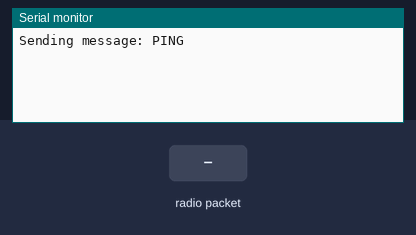
Bench run of a sketch on a simulated Arduino Uno, built with avr-gcc and run on an emulated ATmega328P. On the bench: the last lines printed to the serial monitor. The inputs (shaded band) are chosen by the test bench. No radio packets arrive unless stated.

Above: at 1.2 s.
1.3 s: radio packet "1" arrives
At 1.9 s:
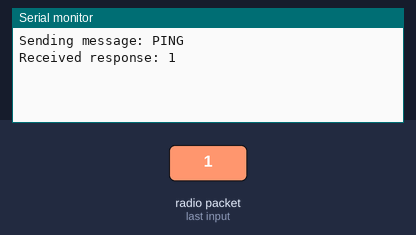
2.8 s: radio packet "0" arrives
At 3.6 s:
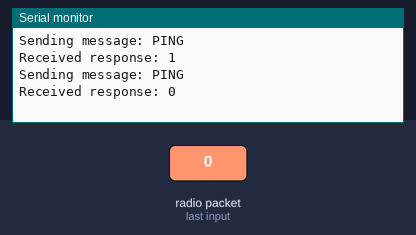
4.3 s: radio packet "2" arrives
At 5.1 s:
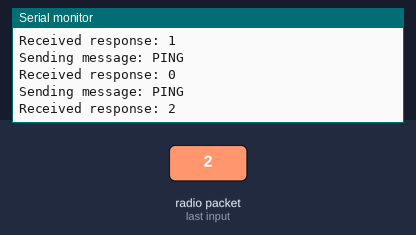

Measured:
- after the input at 1.3 s, the serial monitor: prints a new line at once (image 1)
- after the input at 2.8 s, the serial monitor: prints a new line at once (image 2)
- after the input at 4.3 s, the serial monitor: prints a new line at once (image 3)

The sketch:

demo04.ino
```cpp
#include <SPI.h>
#include <RF24.h>

#define CE_PIN 10
#define CSN_PIN 11

const uint8_t MESSAGE_SIZE = 32;
const uint8_t MAX_RETRIES = 5;
const uint32_t MESSAGE_TIMEOUT = 5000; // 5 second timeout for receiving a message

// Define the radio number and pipe addresses for each device
const uint8_t RADIO_NUMBER = 0;              // Radio number used by the device
const uint64_t MASTER_PIPE = 0xE8E8F0F0E1LL; // Master pipe address
const uint64_t SLAVE_PIPE = 0xE8E8F0F0E2LL;  // Slave pipe address

// Define the RF24 radio object
RF24 radio(CE_PIN, CSN_PIN); // CE, CSN

// Function declarations
void initializeSerial();
void initializeRadio();
void setRadioAddresses();
bool sendMessage(char *message);
bool sendResponse(char *response);
bool receiveMessage(char *messageBuffer, uint8_t bufferSize);
bool waitForMessage(char *messageBuffer, uint8_t bufferSize);
bool sendAndWaitForResponse(const char *message, char *responseBuffer);
bool waitForMessageAndSendResponse(const char *messageBuffer, const char *response);

void setup()
{
    initializeSerial();
    initializeRadio();
    setRadioAddresses();
    radio.startListening();
}

void loop()
{
    if (RADIO_NUMBER == 0)
    {
        // Send a message to the slave device and wait for response
        const char *message = "PING";
        const char *response = "PONG";

        Serial.println("Sending message: PING");
        if (sendAndWaitForResponse(message, response))
        {
            Serial.print("Received response: ");
            Serial.println(response);
        }
        else
        {
            Serial.println("Failed to receive response");
        }

        delay(1000); // wait before sending next message
    }
    else
    {
        // Wait for a message from the master device and send response
        const char *message = "PING";
        const char *response = "PONG";

        if (waitForMessageAndSendResponse(message, response))
        {
            Serial.print("Send response: ");
            Serial.println(response);
        }
        else
        {
            Serial.println("Failed to receive message");
        }
    }
}

bool sendAndWaitForResponse(const char *message, char *responseBuffer)
{
    // Send a message to the slave device and wait for response
    bool success = false;
    uint8_t retries = 0;
    char response[MESSAGE_SIZE];

    radio.stopListening();
    while (!success && retries <= MAX_RETRIES)
    {
        success = radio.write(message, strlen(message) + 1);
        retries++;
    }
    radio.startListening();

    if (!success)
    {
        return false;
    }

    uint32_t startTime = millis();
    while (!radio.available())
    {
        if (millis() - startTime > MESSAGE_TIMEOUT)
        {
            return false;
        }
    }

    uint8_t len = radio.getDynamicPayloadSize();
    if (len > MESSAGE_SIZE - 1)
    {
        len = MESSAGE_SIZE - 1;
    }

    radio.read(response, len);
    response[len] = '\0';

    strcpy(responseBuffer, response);

    return true;
}

bool waitForMessageAndSendResponse(const char *messageBuffer, const char *response)
{
    // Wait for a message from the master device and send response
    bool success = false;
    uint8_t pipe;

    uint32_t startTime = millis();
    while (!radio.available(&pipe))
    {
        if (millis() - startTime > MESSAGE_TIMEOUT)
        {
            return false;
        }
    }

    char message[MESSAGE_SIZE];
    uint8_t len = radio.getDynamicPayloadSize();
    if (len > MESSAGE_SIZE - 1)
    {
        len = MESSAGE_SIZE - 1;
    }

    radio.read(message, len);
    message[len] = '\0';

    if (strcmp(message, messageBuffer) == 0)
    {
        radio.stopListening();
        success = radio.write(response, strlen(response) + 1);
        radio.startListening();
    }

    return success;
}

void initializeSerial()
{
    // Initialize serial communication
    Serial.begin(9600);
}

void initializeRadio()
{
    // Initialize the RF24 radio
    radio.begin();
    radio.setPALevel(RF24_PA_MIN);
    radio.setDataRate(RF24_250KBPS);
    radio.setAutoRetransmit(MAX_RETRIES, 10);
}

void setRadioAddresses()
{
    // Set the radio addresses
    if (RADIO_NUMBER == 0)
    {
        radio.openWritingPipe(MASTER_PIPE);
        radio.openReadingPipe(1, SLAVE_PIPE);
    }
    else
    {
        radio.openWritingPipe(SLAVE_PIPE);
        radio.openReadingPipe(1, MASTER_PIPE);
    }
}

bool sendMessage(const char *message)
{
    // Send a message with retransmissions
    bool success = false;
    uint8_t retries = 0;
    radio.stopListening();
    while (!success && retries <= MAX_RETRIES)
    {
        success = radio.write(message, strlen(message) + 1);
        retries++;
    }
    radio.startListening();
    if (!success)
    {
        Serial.println("Failed to send message");
    }
    return success;
}

bool receiveMessage(char *messageBuffer, uint8_t bufferSize)
{
    uint32_t startTime = millis();
    while (!radio.available())
    {
        if (millis() - startTime > MESSAGE_TIMEOUT)
        {
            return false;
        }
    }

    uint8_t len = radio.getDynamicPayloadSize();
    if (len > bufferSize - 1)
    {
        len = bufferSize - 1;
    }

    radio.read(messageBuffer, len);
    messageBuffer[len] = '\0';

    return true;
}

bool sendResponse(char *response)
{
    // Send a response
    bool success;
    radio.stopListening();
    success = radio.write(response, strlen(response) + 1);
    radio.startListening();
    if (!success)
    {
        Serial.println("Failed to send response");
    }
    return success;
}

bool waitForMessage(char *messageBuffer, uint8_t bufferSize)
{
    uint8_t pipe;
    uint32_t startTime = millis();
    while (!radio.available(&pipe))
    {
        if (millis() - startTime > MESSAGE_TIMEOUT)
        {
            return false;
        }
    }

    uint8_t len = radio.getDynamicPayloadSize();
    len = len > bufferSize - 1 ? bufferSize - 1 : len;

    radio.read(messageBuffer, len);
    messageBuffer[len] = '\0';

    return true;
}
```
